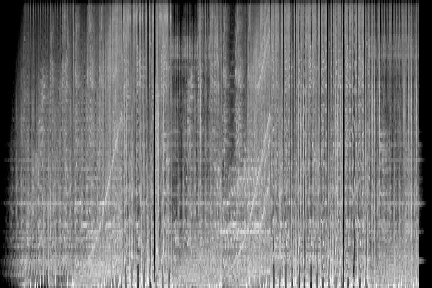
#> input picture tests/test.png, 432 x 288 px, found by its file name
$ jupyter execute --allow-errors spectrogram_test.ipynb
#> lines starting #> are read from the running program, lines starting #| are printed output that depends on the picture
[cell 1]
from pydub import AudioSegment
from pydub.playback import play
from scipy.io import wavfile
import matplotlib.pyplot as plt
import numpy as np
import librosa
import librosa.display

[cell 2]
import os
os.chdir('..')

#> (a cell that did not finish here is left out)

#> (a cell that did not finish here is left out)

#> (a cell that did not finish here is left out)

#> (a cell that did not finish here is left out)

[cell 7]
fig, (ax2) = plt.subplots(nrows=1)
#> (the rest of this cell did not finish here and is left out)

#> (a cell that did not finish here is left out)

[cell 9]
hop_length = 512
n_fft = 4096
#> (the rest of this cell did not finish here and is left out)

[cell 10]
n_mels = 128
#> (the rest of this cell did not finish here and is left out)

#> (a cell that did not finish here is left out)

#> (a cell that did not finish here is left out)

[cell 13]
import matplotlib.image as mpimg

[cell 14]
img = mpimg.imread("test.png")
#> img is the input picture: shape (288, 432, 4) float32; mean R, G, B, A 0.473, 0.473, 0.473, 1

[cell 15]
plt.imshow(np.repeat(np.expand_dims(np.average(img[:,:,0], axis=1), axis=1), 500, axis=1))
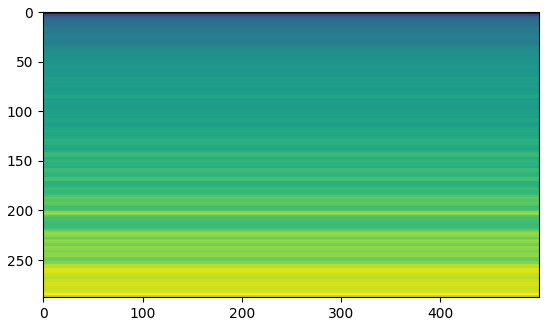
#> figure drawn by matplotlib, 1 panel
